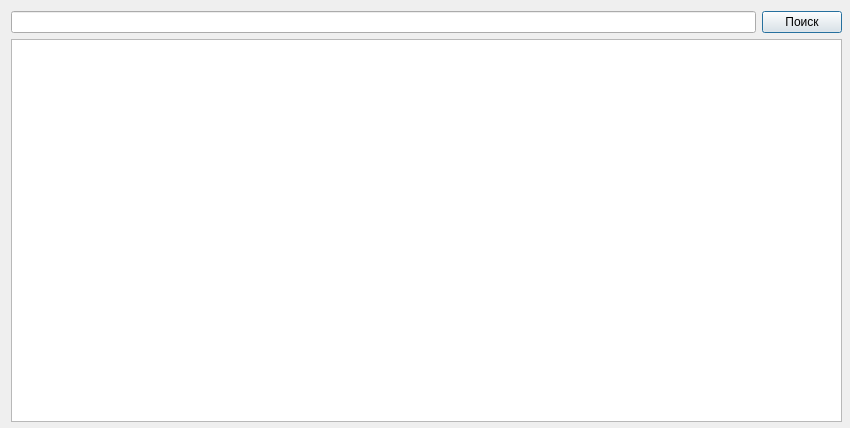
<?xml version="1.0" encoding="UTF-8"?>
<ui version="4.0">
 <class>GiveBookForm</class>
 <widget class="QDialog" name="GiveBookForm">
  <property name="windowModality">
   <enum>Qt::ApplicationModal</enum>
  </property>
  <property name="geometry">
   <rect>
    <x>0</x>
    <y>0</y>
    <width>850</width>
    <height>428</height>
   </rect>
  </property>
  <property name="minimumSize">
   <size>
    <width>850</width>
    <height>428</height>
   </size>
  </property>
  <property name="maximumSize">
   <size>
    <width>850</width>
    <height>428</height>
   </size>
  </property>
  <property name="windowTitle">
   <string>Книги для выдачи</string>
  </property>
  <widget class="QWidget" name="">
   <property name="geometry">
    <rect>
     <x>11</x>
     <y>11</y>
     <width>831</width>
     <height>411</height>
    </rect>
   </property>
   <layout class="QVBoxLayout" name="verticalLayout">
    <item>
     <layout class="QHBoxLayout" name="horizontalLayout">
      <item>
       <widget class="QLineEdit" name="searchEdit"/>
      </item>
      <item>
       <widget class="QPushButton" name="searchButton">
        <property name="text">
         <string>Поиск</string>
        </property>
       </widget>
      </item>
     </layout>
    </item>
    <item>
     <widget class="QTableWidget" name="booksWidget"/>
    </item>
   </layout>
  </widget>
 </widget>
 <resources/>
 <connections/>
</ui>
